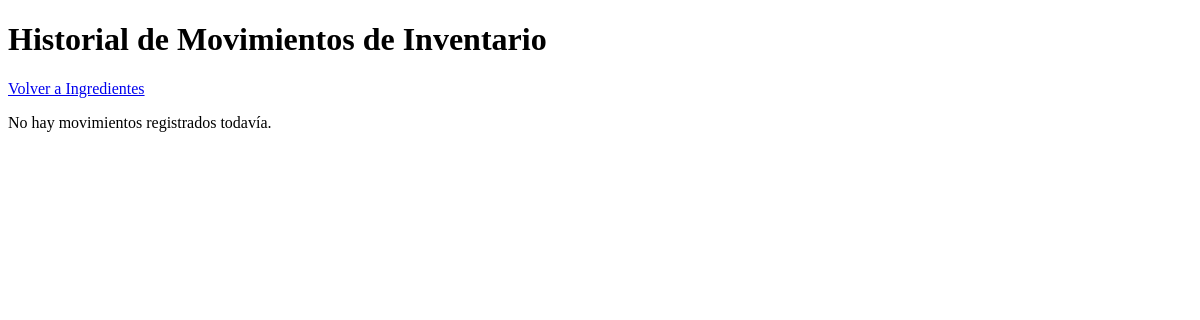
The page /products/ingredientes/movimientos/ (signed in) on the database as committed earlier.
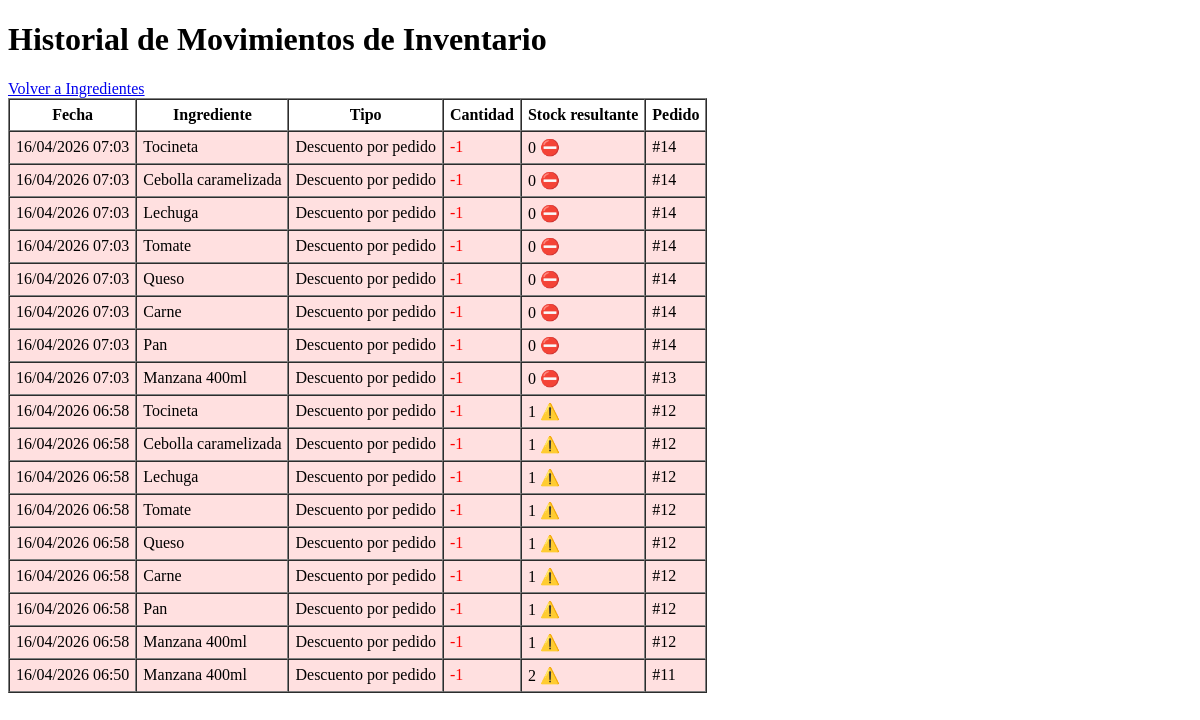
The same page on the database as committed later.
### products/models.py (models this page shows, shortened)
class MovimientoInventario(models.Model):
    TIPO_CHOICES = [
        ('descuento', 'Descuento por pedido'),
        ('ajuste', 'Ajuste manual'),
    ]
    ingrediente = models.ForeignKey(Ingrediente, on_delete=models.CASCADE, related_name='movimientos')
    tipo = models.CharField(max_length=20, choices=TIPO_CHOICES)
    cantidad = models.IntegerField(help_text="Negativo = descuento, Positivo = entrada")
    stock_resultante = models.PositiveIntegerField(help_text="Stock después del movimiento")
    fecha = models.DateTimeField(auto_now_add=True)
    pedido_id = models.IntegerField(null=True, blank=True, help_text="ID del pedido que generó el movimiento")

class Ingrediente(models.Model):
    UNIDADES = [
        ('unidad', 'Unidad'),
        ('gramo', 'Gramo'),
        ('kilogramo', 'Kilogramo'),
        ('mililitro', 'Mililitro'),
        ('litro', 'Litro'),
        ('porcion', 'Porción'),
    ]
    nombre = models.CharField(max_length=100, unique=True)
    unidad_medida = models.CharField(max_length=20, choices=UNIDADES, default='unidad')
    stock = models.PositiveIntegerField(default=0, help_text="Cantidad disponible en inventario")

### products/views.py (the view)
# urls.py: path('ingredientes/movimientos/', MovimientoInventarioListView.as_view(), name='movimiento_list'),
@method_decorator(login_required, name='dispatch')
@method_decorator(user_passes_test(is_admin), name='dispatch')
class MovimientoInventarioListView(ListView):
    model = MovimientoInventario
    template_name = 'products/movimiento_list.html'
    context_object_name = 'movimientos'
    paginate_by = 30
    def get_queryset(self):
        return MovimientoInventario.objects.select_related('ingrediente').order_by('-fecha')

### products/views.py (called while the page is built)
def is_admin(user):
    return user.is_staff

### products/templates/products/movimiento_list.html (shortened to what this page needs)
<!DOCTYPE html>
<html>
<head>
</head>
<body>
    <h1>Historial de Movimientos de Inventario</h1>
    <a href="{% url 'ingrediente_list' %}">Volver a Ingredientes</a>
    {% if movimientos %}
    <table border="1" cellpadding="6" cellspacing="0">
        <thead>
            <tr>
                <th>Fecha</th>
                <th>Ingrediente</th>
                <th>Tipo</th>
                <th>Cantidad</th>
                <th>Stock resultante</th>
                <th>Pedido</th>
            </tr>
        </thead>
        <tbody>
            {% for mov in movimientos %}
            <tr {% if mov.stock_resultante <= 5 %}style="background-color: #ffe0e0;"{% endif %}>
                <td>{{ mov.fecha|date:"d/m/Y H:i" }}</td>
                <td>{{ mov.ingrediente.nombre }}</td>
                <td>{{ mov.get_tipo_display }}</td>
                <td {% if mov.cantidad < 0 %}style="color:red;"{% else %}style="color:green;"{% endif %}>
                    {{ mov.cantidad }}
                </td>
                <td>
                    {{ mov.stock_resultante }}
                    {% if mov.stock_resultante == 0 %}⛔{% elif mov.stock_resultante <= 5 %}⚠️{% endif %}
                </td>
                <td>{% if mov.pedido_id %}#{{ mov.pedido_id }}{% else %}—{% endif %}</td>
            </tr>
            {% endfor %}
        </tbody>
    </table>
    {% else %}
    <p>No hay movimientos registrados todavía.</p>
    {% endif %}
</body>
</html>

Rows that differ between the two databases and show on the page:
added MovimientoInventario: fecha "16/04/2026 07:03", ingrediente.nombre "Tocineta", tipo "Descuento por pedido", cantidad "-1", stock_resultante "0", pedido_id "14"
added MovimientoInventario: fecha "16/04/2026 07:03", ingrediente.nombre "Cebolla caramelizada", tipo "Descuento por pedido", cantidad "-1", stock_resultante "0", pedido_id "14"
added MovimientoInventario: fecha "16/04/2026 07:03", ingrediente.nombre "Lechuga", tipo "Descuento por pedido", cantidad "-1", stock_resultante "0", pedido_id "14"
added MovimientoInventario: fecha "16/04/2026 07:03", ingrediente.nombre "Tomate", tipo "Descuento por pedido", cantidad "-1", stock_resultante "0", pedido_id "14"
added MovimientoInventario: fecha "16/04/2026 07:03", ingrediente.nombre "Queso", tipo "Descuento por pedido", cantidad "-1", stock_resultante "0", pedido_id "14"
added MovimientoInventario: fecha "16/04/2026 07:03", ingrediente.nombre "Carne", tipo "Descuento por pedido", cantidad "-1", stock_resultante "0", pedido_id "14"
added MovimientoInventario: fecha "16/04/2026 07:03", ingrediente.nombre "Pan", tipo "Descuento por pedido", cantidad "-1", stock_resultante "0", pedido_id "14"
added MovimientoInventario: fecha "16/04/2026 07:03", ingrediente.nombre "Manzana 400ml", tipo "Descuento por pedido", cantidad "-1", stock_resultante "0", pedido_id "13"
added MovimientoInventario: fecha "16/04/2026 06:58", ingrediente.nombre "Tocineta", tipo "Descuento por pedido", cantidad "-1", stock_resultante "1", pedido_id "12"
added MovimientoInventario: fecha "16/04/2026 06:58", ingrediente.nombre "Cebolla caramelizada", tipo "Descuento por pedido", cantidad "-1", stock_resultante "1", pedido_id "12"
added MovimientoInventario: fecha "16/04/2026 06:58", ingrediente.nombre "Lechuga", tipo "Descuento por pedido", cantidad "-1", stock_resultante "1", pedido_id "12"
added MovimientoInventario: fecha "16/04/2026 06:58", ingrediente.nombre "Tomate", tipo "Descuento por pedido", cantidad "-1", stock_resultante "1", pedido_id "12"
added MovimientoInventario: fecha "16/04/2026 06:58", ingrediente.nombre "Queso", tipo "Descuento por pedido", cantidad "-1", stock_resultante "1", pedido_id "12"
added MovimientoInventario: fecha "16/04/2026 06:58", ingrediente.nombre "Carne", tipo "Descuento por pedido", cantidad "-1", stock_resultante "1", pedido_id "12"
added MovimientoInventario: fecha "16/04/2026 06:58", ingrediente.nombre "Pan", tipo "Descuento por pedido", cantidad "-1", stock_resultante "1", pedido_id "12"
added MovimientoInventario: fecha "16/04/2026 06:58", ingrediente.nombre "Manzana 400ml", tipo "Descuento por pedido", cantidad "-1", stock_resultante "1", pedido_id "12"
added MovimientoInventario: fecha "16/04/2026 06:50", ingrediente.nombre "Manzana 400ml", tipo "Descuento por pedido", cantidad "-1", stock_resultante "2", pedido_id "11"
Other text that changed with them:
text no longer shown: "No hay movimientos registrados todavía."
text now shown: "Fecha Ingrediente Tipo Cantidad Stock resultante Pedido"
